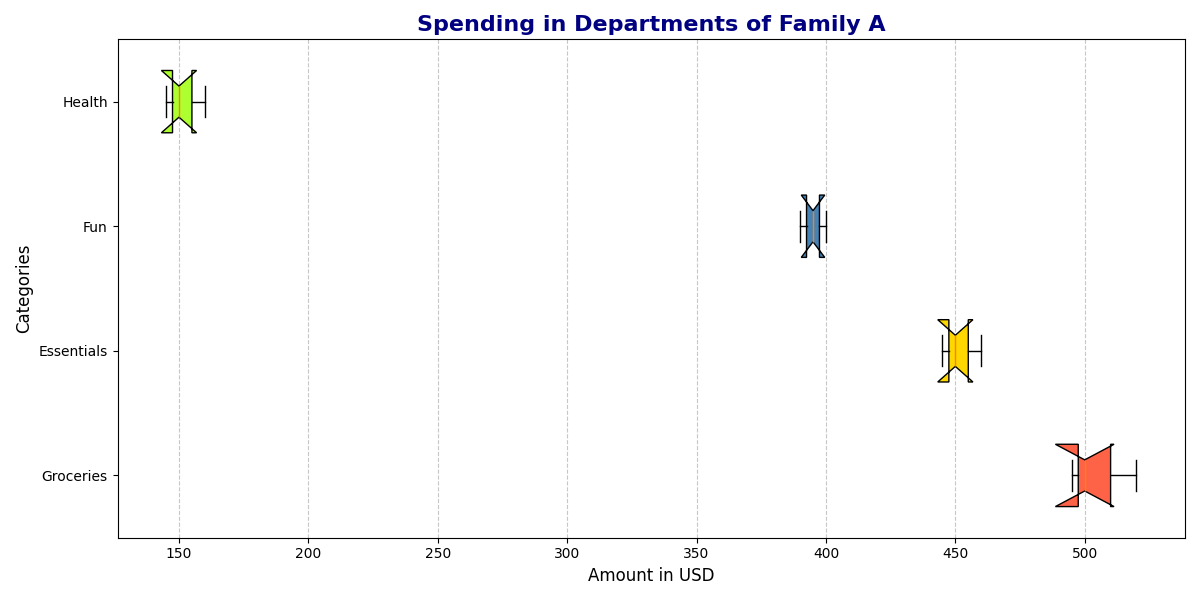

Recreate this plot in Python.
import matplotlib.pyplot as plt
import numpy as np

# Data for each household
household_a_spending = [500, 450, 400, 150, 200, 450, 320, 100, 350, 420, 280, 370]
household_b_spending = [520, 460, 390, 160, 210, 460, 310, 90, 340, 430, 270, 365]
household_c_spending = [495, 445, 395, 145, 195, 455, 325, 95, 345, 415, 275, 360]

# Aggregate data for box plot
spending_data = [household_a_spending, household_b_spending, household_c_spending]

# Combine category spending data for box plot
food_spending = [500, 520, 495]
utilities_spending = [450, 460, 445]
entertainment_spending = [400, 390, 395]
healthcare_spending = [150, 160, 145]
aggregate_spending = [household_a_spending, household_b_spending, household_c_spending]

# Create a horizontal box plot
fig, ax = plt.subplots(figsize=(12, 8))
box = ax.boxplot(aggregate_spending, vert=False, patch_artist=True, 
                 labels=['Family One', 'Group B', 'C Household'], 
                 notch=True, whis=1.5)

# Set custom colors for each box
colors = ['#87CEEB', '#FFA07A', '#98FB98']
for patch, color in zip(box['boxes'], colors):
    patch.set_facecolor(color)

# Set title and labels
ax.set_title('Spending Comparison Across Families', fontsize=16, fontweight='bold')
ax.set_xlabel('Amount Spent (USD)', fontsize=12)
ax.set_ylabel('Different Homes', fontsize=12)

# Add grid for better readability
ax.grid(axis='x', linestyle='--', alpha=0.7)

# Customize whiskers and caps
for whisker, cap in zip(box['whiskers'], box['caps']):
    whisker.set(color='gray', linewidth=1.5)
    cap.set(color='gray', linewidth=1.5)

# Customize medians
for median in box['medians']:
    median.set(color='blue', linewidth=2)

# Create a second subplot for category spending of Household A
fig, ax2 = plt.subplots(figsize=(12, 6))
data_category = [food_spending, utilities_spending, entertainment_spending, healthcare_spending]
ax2.boxplot(data_category, vert=False, patch_artist=True, 
            labels=['Groceries', 'Essentials', 'Fun', 'Health'], notch=True, widths=0.5)

# Customize the colors for each category
category_colors = ['#FF6347', '#FFD700', '#4682B4', '#ADFF2F']
boxes = ax2.patches
for patch, color in zip(boxes, category_colors):
    patch.set_facecolor(color)

# Set the y-ticks and labels
ax2.set_yticks(np.arange(1, len(data_category) + 1))
ax2.set_yticklabels(['Groceries', 'Essentials', 'Fun', 'Health'])

# Title and labels
ax2.set_title('Spending in Departments of Family A', fontsize=16, fontweight='bold', color='navy')
ax2.set_xlabel('Amount in USD', fontsize=12)
ax2.set_ylabel('Categories', fontsize=12)

# Add grid for better readability
ax2.grid(axis='x', linestyle='--', alpha=0.7)

# Avoid overlapping and ensure the layout is tight
plt.tight_layout()

# Display the plot
plt.show()
